Frame 1 (no input): blank canvas, image omitted
Frame 60 (no input): blank canvas, image omitted
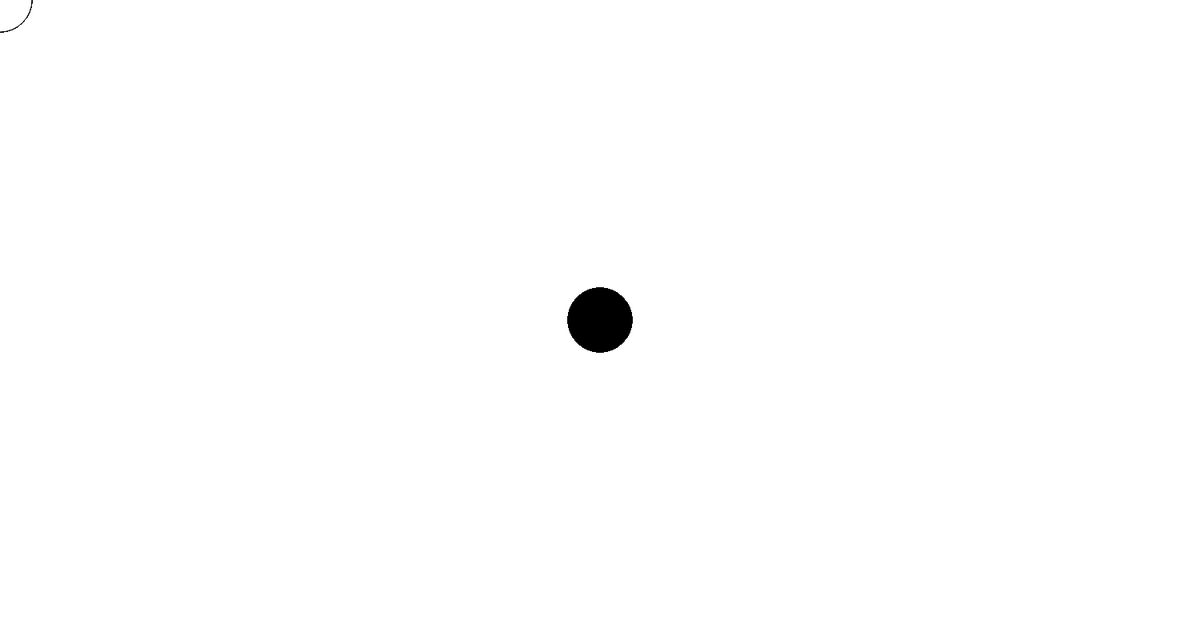
Frame 120 (the mouse pressed at the canvas centre since frame 60)

The p5.js sketch whose frames 1 and 60 were blank and that drew this single picture after the mouse press (run headless with seeded random() and noise() and a simulated clock; from frame 60 on, the mouse is pressed at the canvas centre):

// p5.js sketch
// ── sketch.js
function setup() {
	createCanvas(1500, 800);
}

function draw() {
	if (mouseIsPressed) {
		fill(0);
	} else {
		fill(255);
	}
	ellipse(mouseX, mouseY, 80, 80);
}

// ── style.css
html, body {
  margin: 0;
  padding: 0;
}

canvas {
  display: block;
}

h1 {
  text-align: center;
}

p {
  text-align: center;
}
